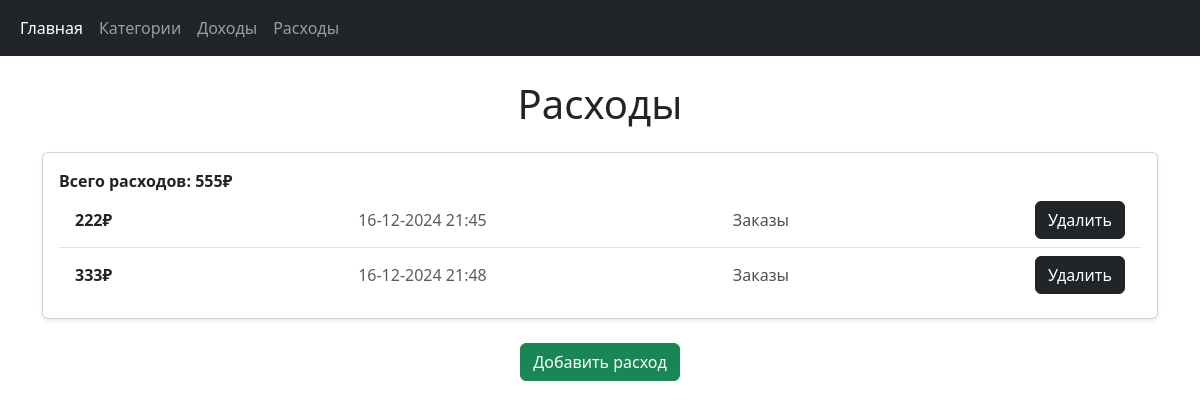
The app's page /expenses, older data.
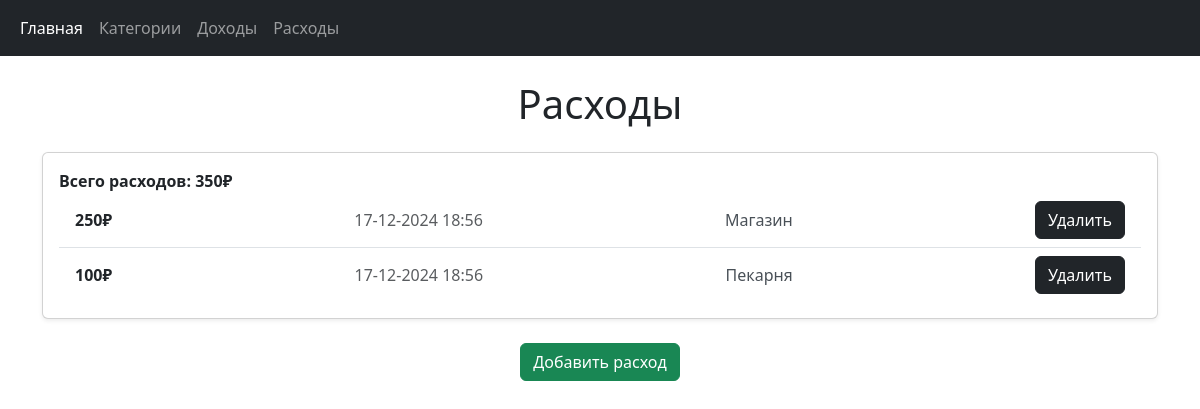
The same page, newer data.
### dashboard/models.py (models this page shows, shortened)
class Expense(models.Model):
    category = models.ForeignKey(
        Category,
        on_delete=models.CASCADE,
        related_name="expenses",
        verbose_name="Категория",
    )
    amount = models.IntegerField()
    date = models.DateTimeField(auto_now_add=True)

class Category(models.Model):
    title = models.CharField(max_length=255)

### dashboard/views.py (the view)
# urls.py: path("expenses", expense_view, name="expense_view"),
def expense_view(request):
    expenses = Expense.objects.all()
    sum_exp = Expense.objects.aggregate(total_exp=Sum("amount"))
    total_exp = sum_exp["total_exp"]
    context = {
        "expenses": expenses,
        "total_exp": total_exp,
    }
    return render(request, "expenses.html", context)

### templates/expenses.html (shortened to what this page needs)
{% extends "base.html" %}
{% block content %}
<h1 class="text-center my-4">Расходы</h1>
<div class="card shadow-sm">
    <div class="card-body">
        <ul class="list-group list-group-flush">
            <span class="fw-bold">Всего расходов: {{ total_exp }}₽</span>
            {% for expense in expenses %}
                <li class="list-group-item d-flex justify-content-between align-items-center">
                    <span class="fw-bold">{{ expense.amount }}₽</span>
                    <span class="text-muted">{{ expense.date|date:"d-m-Y H:i" }}</span>
                    <span class="text-light-emphasis">{{ expense.category.title }}</span>
                    <form method="POST" action="{% url 'expense_del' expense.id %}">
                        <button type="submit" class="btn btn-dark">Удалить</button>
                    </form>
                </li>
            {% endfor %}
        </ul>
    </div>
</div>
<div class="text-center mt-4">
    <a href="/expenses/add" class="btn btn-success">Добавить расход</a>
</div>
{% endblock %}

### templates/base.html (shortened to what this page needs)
<!DOCTYPE html>
<html lang="ru">
<head>
    <link href="https://cdn.jsdelivr.net/npm/bootstrap@5.3.3/dist/css/bootstrap.min.css" rel="stylesheet"
>
</head>
<body>
    <header>
        <nav class="navbar navbar-expand-lg navbar-dark bg-dark">
            <div class="container-fluid">
                <div class="collapse navbar-collapse" id="navbarNav">
                    <ul class="navbar-nav me-auto mb-2 mb-lg-0">
                        <li class="nav-item">
                            <a class="nav-link active" aria-current="page" href="/">Главная</a>
                        </li>
                        <li class="nav-item">
                            <a class="nav-link" href="/categories">Категории</a>
                        </li>
                        <li class="nav-item">
                            <a class="nav-link" href="/income">Доходы</a>
                        </li>
                        <li class="nav-item">
                            <a class="nav-link" href="/expenses">Расходы</a>
                        </li>
                    </ul>
                </div>
        </nav>
    </header>
    <main class="container">
        {% block content %}{% endblock %}
    </main>
</body>
</html>

Row changes from the older to the newer data that the page shows:
removed Expense: amount "222", date "16-12-2024 21:45", category "Заказы"
removed Expense: amount "333", date "16-12-2024 21:48", category "Заказы"
added Expense: amount "250", date "17-12-2024 18:56", category "Магазин"
added Expense: amount "100", date "17-12-2024 18:56", category "Пекарня"
Text that changed along with them:
{{ total_exp }}: "555" → "350"
